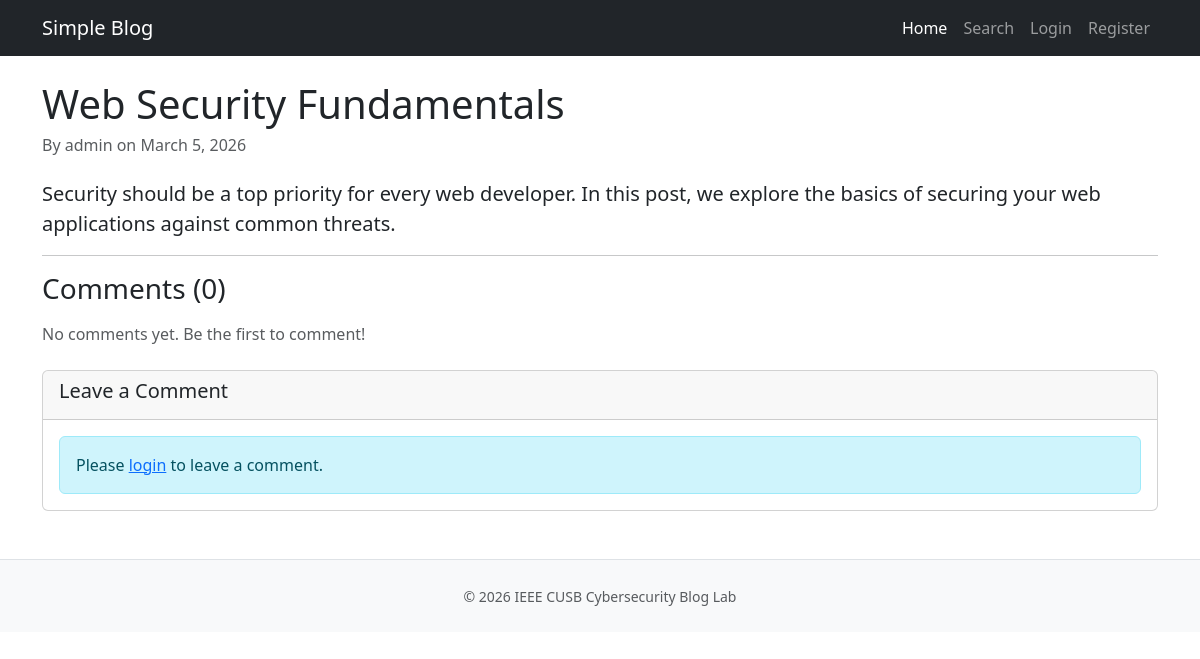
/post.php?id=2, run on the app's committed database.
### tables this page shows
CREATE TABLE IF NOT EXISTS posts (
    id INT AUTO_INCREMENT PRIMARY KEY,
    title VARCHAR(200) NOT NULL,
    content TEXT NOT NULL,
    author_id INT NOT NULL,
    created_at TIMESTAMP DEFAULT CURRENT_TIMESTAMP,
    FOREIGN KEY (author_id) REFERENCES users(id)
);

CREATE TABLE IF NOT EXISTS users (
    id INT AUTO_INCREMENT PRIMARY KEY,
    username VARCHAR(50) NOT NULL UNIQUE,
    password VARCHAR(255) NOT NULL,
    email VARCHAR(100) NOT NULL,
    bio VARCHAR(500) DEFAULT '',
    created_at TIMESTAMP DEFAULT CURRENT_TIMESTAMP
);

### src/post.php (the view, shortened to what this page needs)
<?php
$conn = getConnection();
$post = null;
$comments = null;
if (isset($_GET['id'])) {
    $post_id = (int)$_GET['id'];
    $sql = "SELECT p.*, u.username FROM posts p JOIN users u ON p.author_id = u.id WHERE p.id = $post_id";
    $result = $conn->query($sql);
    if ($result && $result->num_rows > 0) {
        $post = $result->fetch_assoc();
    }
    $sql = "SELECT p.*, u.username FROM comments p JOIN users u ON p.author_id = u.id WHERE p.post_id = $post_id ORDER BY created_at ASC";
    $comments = $conn->query($sql);
}
?>
<!DOCTYPE html>
<html lang="en">
<head>
    <link href="https://cdn.jsdelivr.net/npm/bootstrap@5.3.0/dist/css/bootstrap.min.css" rel="stylesheet">
</head>
<body>
    <?php require_once 'include/navbar.php'; ?>
    <div class="container mt-4">
        <?php if ($post): ?>
            <article>
                <h1 class="mb-2"><?php echo htmlspecialchars($post['title']); ?></h1>
                <h6 class="text-muted mb-4">
                    By <?php echo htmlspecialchars($post['username']); ?>
                    on <?php echo date('F j, Y', strtotime($post['created_at'])); ?>
                </h6>
                <p class="lead"><?php echo htmlspecialchars($post['content']); ?></p>
            </article>
            <hr>
            <h3 class="mb-3">Comments (<?php echo $comments ? $comments->num_rows : 0; ?>)</h3>
            <?php if ($comments && $comments->num_rows > 0): ?>
                <?php while($comment = $comments->fetch_assoc()): ?>
                    <div class="card mb-2">
                        <div class="card-body">
                            <h6 class="card-subtitle mb-1 text-muted">
                                <?php
                                    echo htmlspecialchars($comment['username']);
                                ?>
                                <small class="text-muted ms-2"><?php echo date('M j, Y g:i A', strtotime($comment['created_at'])); ?></small>
                            </h6>
                            <p class="card-text mt-2">
                                <?php
                                    echo $comment['content'];
                                ?>
                            </p>
                        </div>
                    </div>
                <?php endwhile; ?>
            <?php else: ?>
                <p class="text-muted">No comments yet. Be the first to comment!</p>
            <?php endif; ?>
            <div class="card mt-4 mb-4">
                <div class="card-header">
                    <h5>Leave a Comment</h5>
                </div>
                <div class="card-body">
                    <?php if (isset($_SESSION['user_id'])): ?>
                        <form method="POST">
                            <input type="hidden" name="post_id" value="<?php echo $post['id']; ?>">
                            <div class="mb-3">
                                <label class="form-label">Posting as: <strong><?php echo htmlspecialchars($_SESSION['username']); ?></strong></label>
                            </div>
                            <div class="mb-3">
                                <label for="comment" class="form-label">Comment</label>
                                <textarea class="form-control" id="comment" name="comment" rows="3" required></textarea>
                            </div>
                            <button type="submit" class="btn btn-primary">Post Comment</button>
                        </form>
                    <?php else: ?>
                        <div class="alert alert-info mb-0">
                            Please <a href="login.php">login</a> to leave a comment.
                        </div>
                    <?php endif; ?>
                </div>
            </div>
        <?php else: ?>
            <div class="alert alert-warning">Post not found.</div>
            <a href="index.php" class="btn btn-primary">Back to Home</a>
        <?php endif; ?>
    </div>
    <?php require_once 'include/footer.php'; ?>
</body>
</html>

### data on the page
posts: title "Web Security Fundamentals", author.username "admin", created_at "March 5, 2026", content "Security should be a top priority for every web developer. In this post, we explore the basics of securing your web applications against common threats."

### other printed values
$comments->num_rows "0"
